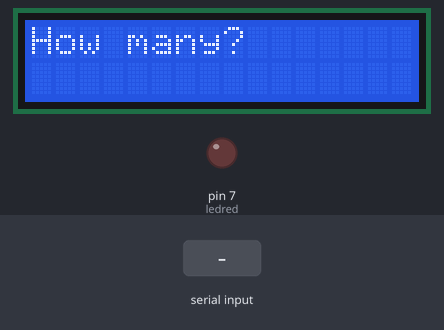
Simulated run of this sketch. Board: Arduino Uno, built with avr-gcc and run on an emulated ATmega328P. Parts: 16×2 character LCD, output pins drawn as LEDs (lit = HIGH). Dashed ring = blinking. The test bench sets the inputs (shaded band). What the sketch prints to the serial monitor is not drawn.

Above: at 1.3 s.
1.4 s: "90,45\n" received over Serial
At 2.8 s:
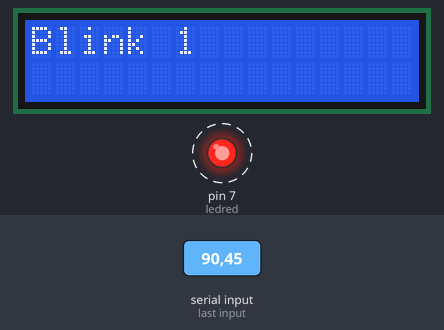
At 3.3 s:
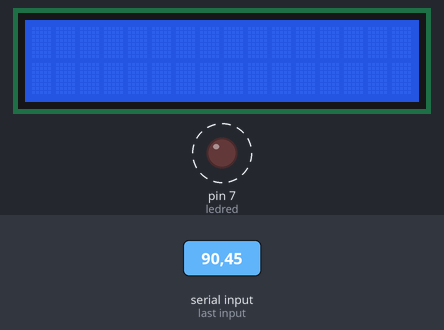
Timing chart, 0 to 10.4 s (numbered marks = the images above; inputs shaded):
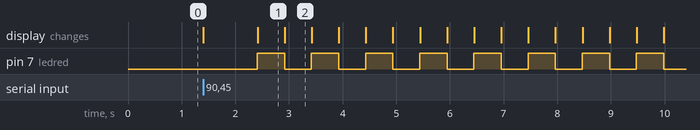

Measured:
- after the input at 1.4 s, pin 7 (ledred): alternates HIGH for 0.51 s and LOW for 0.50 s, starting after 1.0 s; the display: first changes at once (image 1 shows a later state)
- what the display in image 1 shows lasts 0.5 s, from 2.4 s to 2.9 s

The sketch:

Liquid_Crystal_Display_I2C_plus_led_and_serial_monitor.ino
```cpp
#include<Wire.h>
#include<LiquidCrystal_I2C.h>

LiquidCrystal_I2C lcd(0x27,16,2);

int numblink;
int ledred = 7;

void setup() {
  lcd.init();
  lcd.begin(16,2); //Defining 16 columns and 2 rows of lcd display
  lcd.backlight(); //To power ON the backlight
  //lcd.backlight(); //To power OFF the backlight
  Serial.begin(9600);

  pinMode(ledred, OUTPUT);
  pinMode(ledred, OUTPUT);
}

void loop() {
  lcd.setCursor(0,0);
  lcd.print("How many?");
  Serial.println("How many blinks?");
  while(Serial.available() == 0) {}
  numblink = Serial.parseInt();
  lcd.setCursor(0,1); //Defining position to write from second row, first column
  lcd.print(numblink);

  delay(1000);

  lcd.clear();


  for (int j=1; j<=numblink; j++){
    digitalWrite(ledred, HIGH);
    lcd.print("Blink ");
    lcd.print(j);
    delay(500);
    lcd.clear();
    digitalWrite(ledred, LOW);
    delay(500);
  }


}
```
